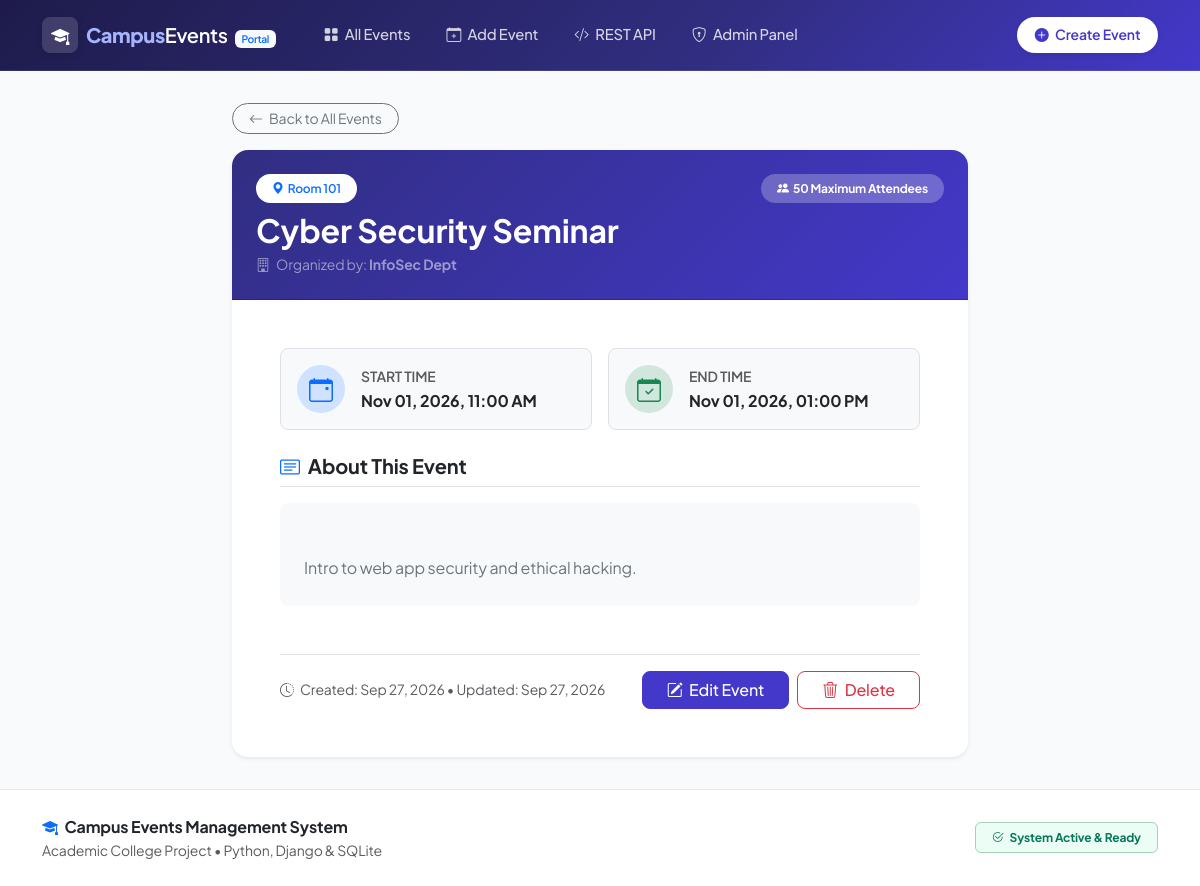
The page /events/5/ on the database its author committed.
### events/models.py (models this page shows, shortened)
class Event(models.Model):
    title = models.CharField(max_length=200)
    description = models.TextField()
    location = models.CharField(max_length=200)
    start_time = models.DateTimeField()
    end_time = models.DateTimeField()
    organizer = models.CharField(max_length=100)
    capacity = models.PositiveIntegerField(default=50)
    created_at = models.DateTimeField(auto_now_add=True)
    updated_at = models.DateTimeField(auto_now=True)
    class Meta:
        ordering = ['-start_time']

### events/views.py (the view)
# urls.py: path('events/<int:pk>/', views.event_detail, name='event_detail'),
def event_detail(request, pk):
    event = get_object_or_404(Event, pk=pk)
    return render(request, 'events/event_detail.html', {'event': event})

### events/templates/events/event_detail.html (shortened to what this page needs)
{% extends 'base.html' %}
{% block content %}
<div class="row justify-content-center my-2">
    <div class="col-lg-8 col-md-10">
        <div class="mb-3">
            <a href="{% url 'events:event_list' %}" class="btn btn-outline-secondary btn-sm rounded-pill px-3">
                <i class="bi bi-arrow-left me-1"></i> Back to All Events
            </a>
        </div>
        <div class="card shadow-sm border-0 rounded-4 overflow-hidden">
            <div class="card-header bg-gradient-primary text-white p-4">
                <div class="d-flex justify-content-between align-items-center mb-2">
                    <span class="badge bg-white text-primary px-3 py-2 rounded-pill fw-semibold">
                        <i class="bi bi-geo-alt-fill me-1"></i>{{ event.location }}
                    </span>
                    <span class="badge bg-white bg-opacity-25 text-white px-3 py-2 rounded-pill">
                        <i class="bi bi-people-fill me-1"></i>{{ event.capacity }} Maximum Attendees
                    </span>
                </div>
                <h2 class="fw-bold mb-1 mt-2 text-white">{{ event.title }}</h2>
                <div class="text-white-50 small">
                    <i class="bi bi-building me-1"></i> Organized by: <strong>{{ event.organizer }}</strong>
                </div>
            </div>
            <div class="card-body p-4 p-md-5">
                <div class="row g-3 mb-4">
                    <div class="col-sm-6">
                        <div class="p-3 rounded-3 bg-light border d-flex align-items-center gap-3">
                            <div class="detail-icon-circle bg-primary-subtle text-primary rounded-circle d-flex align-items-center justify-content-center">
                                <i class="bi bi-calendar-event fs-4"></i>
                            </div>
                            <div>
                                <small class="text-muted d-block fw-semibold text-uppercase">Start Time</small>
                                <span class="fw-bold text-dark">{{ event.start_time|date:"M d, Y, h:i A" }}</span>
                            </div>
                        </div>
                    </div>
                    <div class="col-sm-6">
                        <div class="p-3 rounded-3 bg-light border d-flex align-items-center gap-3">
                            <div class="detail-icon-circle bg-success-subtle text-success rounded-circle d-flex align-items-center justify-content-center">
                                <i class="bi bi-calendar-check fs-4"></i>
                            </div>
                            <div>
                                <small class="text-muted d-block fw-semibold text-uppercase">End Time</small>
                                <span class="fw-bold text-dark">{{ event.end_time|date:"M d, Y, h:i A" }}</span>
                            </div>
                        </div>
                    </div>
                </div>
                <div class="mb-5">
                    <h5 class="fw-bold text-dark mb-3 border-bottom pb-2">
                        <i class="bi bi-card-text text-primary me-2"></i>About This Event
                    </h5>
                    <div class="p-4 bg-light rounded-3 text-secondary" style="white-space: pre-line; line-height: 1.7;">
                        {{ event.description }}
                    </div>
                </div>
                <div class="d-flex flex-wrap justify-content-between align-items-center pt-3 border-top gap-3">
                    <div class="text-muted small">
                        <i class="bi bi-clock-history me-1"></i> Created: {{ event.created_at|date:"M d, Y" }} &bull; Updated: {{ event.updated_at|date:"M d, Y" }}
                    </div>
                    <div class="d-flex gap-2">
                        <a href="{% url 'events:event_update' event.pk %}" class="btn btn-primary px-4 rounded-3 fw-medium">
                            <i class="bi bi-pencil-square me-1"></i> Edit Event
                        </a>
                        <a href="{% url 'events:event_delete' event.pk %}" class="btn btn-outline-danger px-4 rounded-3 fw-medium">
                            <i class="bi bi-trash3 me-1"></i> Delete
                        </a>
                    </div>
                </div>
            </div>
        </div>
    </div>
</div>
{% endblock %}

### static/css/style.css (style rules this page uses)
:root { --primary: #4338ca; --primary-dark: #312e81; --primary-light: #6366f1; --primary-subtle: #e0e7ff; --dark: #0f172a; --slate: #334155; --slate-light: #64748b; --background: #f8fafc; --surface: #ffffff; --border: #e2e8f0; --border-hover: #cbd5e1; --radius: 12px; --font-sans: 'Plus Jakarta Sans', system-ui, -apple-system, BlinkMacSystemFont, 'Segoe UI', Roboto, sans-serif; }
body { font-family: var(--font-sans); background-color: var(--background); color: var(--slate); line-height: 1.6; letter-spacing: -0.01em; }
.bg-gradient-primary { background: linear-gradient(135deg, #312e81 0%, #4338ca 100%) !important; }
.detail-icon-circle { width: 48px; height: 48px; flex-shrink: 0; }
.btn-primary { background-color: var(--primary); border-color: var(--primary); }

### rows shown on the page
Event: location "Room 101", capacity "50", title "Cyber Security Seminar", organizer "InfoSec Dept", start_time "Nov 01, 2026, 11:00 AM", end_time "Nov 01, 2026, 01:00 PM", description "Intro to web app security and ethical hacking.", created_at "Sep 27, 2026", updated_at "Sep 27, 2026"
